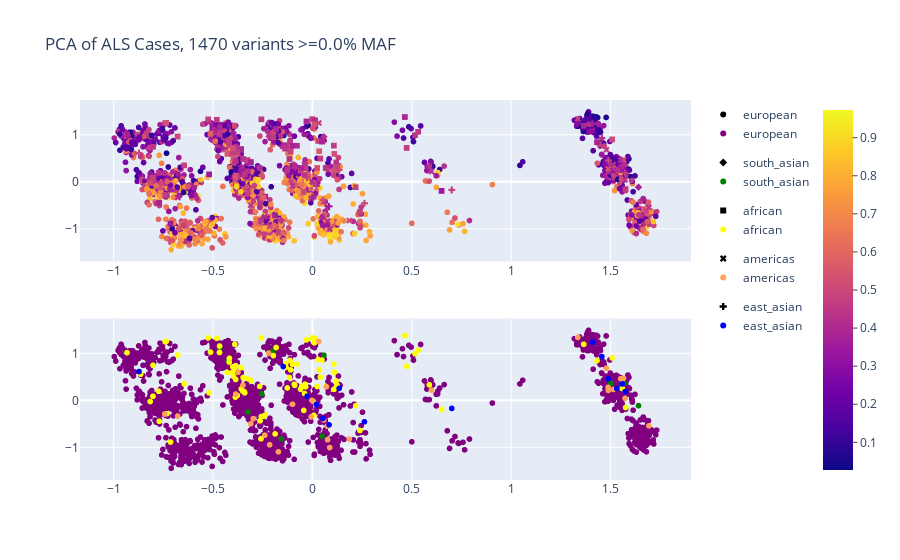

Write notebook code for a chart like this one.
### Code cell
import plotly.express as px
from plotly.subplots import make_subplots

# Create initial scatter plots with 'wellPredicted' and 'Predominant ethnicity' as color column
variantThreshold = f'{config["vcfLike"]["minAlleleFrequency"]:.1%}'
fig1 = px.scatter(casePcaVectors_df, 
                 x='Dimension 1', 
                 y='Dimension 2', 
                 color='accuracy',
                 symbol='Predominant ethnicity',
                 hover_data=['Predominant ethnicity', 'accuracy', 'Sample ID'],
                 color_discrete_map={True: 'blue', False: 'red'},
                 title=f'PCA of ALS Cases, {len(caseGenotypesBySample.columns)} variants >={variantThreshold} MAF, labeled by accuracy')
fig1.update_layout(coloraxis_colorbar=dict(y=0.5, x=1.2,
                                          ticks="outside"))

fig2 = px.scatter(casePcaVectors_df, 
                 x='Dimension 1', 
                 y='Dimension 2', 
                 color='Predominant ethnicity',
                 hover_data=['wellPredicted', 'accuracy', 'Sample ID'],
                 color_discrete_map={'european': 'purple', 'african': 'yellow', 'east_asian': 'blue', 'south_asian': 'green'},
                 title=f'PCA of ALS Cases, {len(caseGenotypesBySample.columns)} variants >={variantThreshold} MAF, labeled by ethnicity')


# Create subplot
fig = make_subplots(rows=2, cols=1)

# Add all traces from fig1 and fig2 to the subplot
for trace in fig1['data']:
    fig.add_trace(trace, row=1, col=1)
    
for trace in fig2['data']:
    fig.add_trace(trace, row=2, col=1)

# Update layout
fig.update_layout(coloraxis_colorbar=dict(y=0.5, x=1.2,
                                          ticks="outside"), title=f'PCA of ALS Cases, {len(caseGenotypesBySample.columns)} variants >={variantThreshold} MAF')

fig.write_html(f'./alsCasePCA.html')
# Show the figure
fig.show()

### Figure 1 — Plotly figure (JSON) as saved in the notebook; plotly's stock layout.template omitted (floating-point values rounded to 4 significant figures; data arrays with more than 128 entries replaced by an {"elided": "..."} marker saying what was removed)
{"data": [{"customdata": {"elided": "2122x3 mixed values"}, "hovertemplate": "Predominant ethnicity=%{customdata[0]}<br>Dimension 1=%{x}<br>Dimension 2=%{y}<br>accuracy=%{marker.color}<br>Sample ID=%{customdata[2]}<extra></extra>", "legendgroup": "european", "marker": {"color": {"elided": "2122 float values"}, "coloraxis": "coloraxis", "symbol": "circle"}, "mode": "markers", "name": "european", "showlegend": true, "type": "scattergl", "x": {"elided": "2122 float values"}, "xaxis": "x", "y": {"elided": "2122 float values"}, "yaxis": "y"}, {"customdata": [["south_asian", 0.506, "aals-ALS__CGND-HDA-04087__NEUAN588EBF"], ["south_asian", 0.4694, "aals-ALS__CGND-HDA-03831__NEUVZ078GCQ"], ["south_asian", 0.3926, "ALS__CGND-HDA-03418__NEUAK053YU8"], ["south_asian", 0.4234, "ALS__CGND-HDA-02600__UP-WGS-355"], ["south_asian", 0.4366, "ALS__CGND-HDA-02344__94-104-63"], ["south_asian", 0.424, "aals-ALS__CGND-HDA-02233__NEUYJ705VN9"], ["south_asian", 0.4434, "ALS__CGND-HDA-02168__PF-UCH-30"], ["south_asian", 0.4257, "ALS__CGND-HDA-02101__PF-BUH-4"], ["south_asian", 0.4003, "ALS__CGND-HDA-02051__NEUFV843EVC"], ["south_asian", 0.5426, "aals-ALS__CGND-HDA-01346__NEUAC617GR5"], ["south_asian", 0.4369, "ALS__CGND-HDA-01323__NEUMT947ALA"], ["south_asian", 0.4343, "ALS__CGND-HDA-01000__NEUCT892KJQ"], ["south_asian", 0.366, "ALS__CGND-HDA-00940__53383BL1"]], "hovertemplate": "Predominant ethnicity=%{customdata[0]}<br>Dimension 1=%{x}<br>Dimension 2=%{y}<br>accuracy=%{marker.color}<br>Sample ID=%{customdata[2]}<extra></extra>", "legendgroup": "south_asian", "marker": {"color": [0.506, 0.4694, 0.3926, 0.4234, 0.4366, 0.424, 0.4434, 0.4257, 0.4003, 0.5426, 0.4369, 0.4343, 0.366], "coloraxis": "coloraxis", "symbol": "diamond"}, "mode": "markers", "name": "south_asian", "showlegend": true, "type": "scattergl", "x": [-0.1995, -0.3243, 0.04857, -0.3841, -0.1564, 0.05792, -0.4667, 1.548, 1.502, -0.2552, -0.4263, 1.57, 1.641], "xaxis": "x", "y": [1.045, -0.2473, -0.7656, 0.09463, -0.8224, 0.9596, 1.104, 0.2552, 0.3644, 0.1378, 0.8402, 0.3614, -0.1139], "yaxis": "y"}, {"customdata": {"elided": "96x3 mixed values"}, "hovertemplate": "Predominant ethnicity=%{customdata[0]}<br>Dimension 1=%{x}<br>Dimension 2=%{y}<br>accuracy=%{marker.color}<br>Sample ID=%{customdata[2]}<extra></extra>", "legendgroup": "african", "marker": {"color": [0.4794, 0.5223, 0.5037, 0.4777, 0.4683, 0.4411, 0.4043, 0.4471, 0.3969, 0.4034, 0.354, 0.3783, 0.3954, 0.388, 0.3846, 0.4431, 0.4043, 0.3437, 0.366, 0.3697, 0.3791, 0.4497, 0.4106, 0.4306, 0.4666, 0.3869, 0.4231, 0.4343, 0.3869, 0.43, 0.4269, 0.4569, 0.3449, 0.3983, 0.4757, 0.4543, 0.4663, 0.4454, 0.482, 0.476, 0.4746, 0.46, 0.4849, 0.4114, 0.4294, 0.4429, 0.4797, 0.4603, 0.4911, 0.4934, 0.4286, 0.5551, 0.526, 0.5846, 0.5326, 0.5583, 0.464, 0.3489, 0.4623, 0.4986, 0.4669, 0.4977, 0.4483, 0.4823, 0.5274, 0.5349, 0.4989, 0.5366, 0.5497, 0.4594, 0.4409, 0.3577, 0.3831, 0.4434, 0.3543, 0.4574, 0.4234, 0.4643, 0.4223, 0.4443, 0.4091, 0.3923, 0.4334, 0.4046, 0.4234, 0.3931, 0.4449, 0.3903, 0.46, 0.376, 0.542, 0.5331, 0.5866, 0.5143, 0.5126, 0.5066], "coloraxis": "coloraxis", "symbol": "square"}, "mode": "markers", "name": "african", "showlegend": true, "type": "scattergl", "x": [-0.3268, -0.001431, -0.3906, 0.2393, -0.4177, -0.378, -0.0779, -0.7322, 1.365, -0.3908, -0.714, -0.3093, -0.4671, -0.02988, 0.4653, -0.802, -0.1345, 0.6499, -0.1877, -0.08877, -0.9327, -0.8642, -0.3902, 0.5162, 0.1081, 0.006738, -0.741, -0.1262, -0.7706, -0.1327, 0.5887, -0.2586, 1.56, -0.2371, 0.218, -0.4809, -0.5247, 0.5321, 0.04005, -0.05991, 0.0005605, 1.576, -0.6455, 0.01385, 0.1195, -0.2567, -0.1097, -0.4674, 0.124, 0.02891, -0.7733, 0.03403, 0.1087, -0.5127, -0.3877, -0.4283, 0.4743, -0.5198, -0.4185, -0.3427, -0.4029, -0.2574, -0.3861, -0.8023, 0.1103, -0.7351, -0.6784, 0.02391, -0.3968, -0.1963, -0.3488, -0.3579, 1.432, -0.03693, -0.3509, -0.1126, -0.3863, -0.03414, -0.1156, -0.3406, -0.09136, 0.0482, -0.03941, -0.1826, -0.265, -0.3585, -0.2632, -0.05394, 0.06664, -0.1003, 0.009695, -0.4006, -0.2476, -0.8163, 1.508, -0.04344], "xaxis": "x", "y": [0.4634, 1.334, 1.19, -0.6418, 0.8938, 0.1049, 0.7669, -0.2846, 1.192, 0.649, -0.8876, 0.4204, 1.155, 1.284, 1.379, 0.7441, 0.78, -0.194, -0.7146, 0.3196, 1.014, 0.556, 0.7221, 0.9915, 0.7702, -0.3195, 1.245, 0.2626, -0.4453, 0.707, 0.3294, -0.8187, 0.2503, -0.3149, -0.1138, 1.32, 1.329, 1.064, 0.4953, 0.2361, 1.327, -0.1527, 0.3498, 1.31, 0.4118, 1.33, 0.6477, 1.018, 0.3217, 0.8694, 0.1913, 0.651, 0.2333, 1.025, 0.06786, 0.5939, 0.7215, 0.158, 0.8145, 0.1836, 0.5928, -0.3461, 0.7382, 0.08649, 0.5941, 1.256, 0.963, 0.2943, 0.5081, 0.9513, 0.4839, 0.2426, 0.8443, 0.3441, 0.1982, 0.8487, 0.4438, 0.2881, 0.4846, 0.1587, 0.342, 0.8556, 0.145, 1.124, 0.2969, 0.697, -0.4362, 0.295, 0.2961, 0.7678, 1.224, 0.712, -0.3382, -0.02526, 0.9015, -0.2151], "yaxis": "y"}, {"customdata": [["americas", 0.4837, "ALS__CGND-HDA-03971__NEUZF699PA5"], ["americas", 0.4471, "ALS__CGND-HDA-03863__NEUMG691WPH"], ["americas", 0.534, "ALS__CGND-HDA-03852__NEUYJ808HXE"], ["americas", 0.5069, "aals-ALS__CGND-HDA-03837__NEUGE271ZFK"], ["americas", 0.4294, "aals-ALS__CGND-HDA-03836__NEUHL863MG8"], ["americas", 0.4557, "aals-ALS__CGND-HDA-03833__NEUMC637BRJ"], ["americas", 0.516, "aals-ALS__CGND-HDA-03816__NEUVB247MFG"], ["americas", 0.4157, "ALS__CGND-HDA-03626__NSTYJLQN7UVY"], ["americas", 0.4197, "aals-ALS__CGND-HDA-03620__NEURG707TFZ"], ["americas", 0.3914, "aals-ALS__CGND-HDA-03528__NEUHP073VJ7"], ["americas", 0.41, "ALS__CGND-HDA-03264__NEUKZ727YY5"], ["americas", 0.4851, "ALS__CGND-HDA-02040__NEUCW292DYJ"], ["americas", 0.4957, "ALS__CGND-HDA-02030__EC14"], ["americas", 0.4166, "aals-ALS__CGND-HDA-01340__NEUCL298UXJ"], ["americas", 0.4749, "aals-ALS__CGND-HDA-01336__NEUZT902WVB"], ["americas", 0.4309, "aals-ALS__CGND-HDA-01334__NEUXC114JYA"], ["americas", 0.4971, "ALS__CGND-HDA-01295__EC13"], ["americas", 0.554, "aals-ALS__CGND-HDA-01185__NEUGZ086ZD9"], ["americas", 0.5309, "aals-ALS__CGND-HDA-01131__NEUCT022VTK"], ["americas", 0.4611, "aals-ALS__CGND-HDA-01059__NEUTL699WJ0"], ["americas", 0.4157, "ALS__CGND-HDA-00992__NEUHB886GGN"], ["americas", 0.3997, "ALS__CGND-HDA-00877__MH-WASHU-255"], ["americas", 0.3523, "ALS__CGND-HDA-00857__MH-WASHU-235"], ["americas", 0.4131, "ALS__CGND-HDA-00855__MH-WASHU-233"], ["americas", 0.4229, "ALS__CGND-HDA-00852__MH-WASHU-230"], ["americas", 0.44, "ALS__CGND-HDA-00850__MH-WASHU-228"], ["americas", 0.4354, "ALS__CGND-HDA-00848__MH-WASHU-226"], ["americas", 0.4743, "ALS__CGND-HDA-00843__MH-WASHU-221"], ["americas", 0.4286, "ALS__CGND-HDA-00800__MH-WASHU-178"], ["americas", 0.4337, "ALS__CGND-HDA-00765__MH-WASHU-143"], ["americas", 0.3889, "ALS__CGND-HDA-00653__MH-WASHU-31"], ["americas", 0.4369, "ALS__CGND-HDA-00575__NEUKN247CGZ"]], "hovertemplate": "Predominant ethnicity=%{customdata[0]}<br>Dimension 1=%{x}<br>Dimension 2=%{y}<br>accuracy=%{marker.color}<br>Sample ID=%{customdata[2]}<extra></extra>", "legendgroup": "americas", "marker": {"color": [0.4837, 0.4471, 0.534, 0.5069, 0.4294, 0.4557, 0.516, 0.4157, 0.4197, 0.3914, 0.41, 0.4851, 0.4957, 0.4166, 0.4749, 0.4309, 0.4971, 0.554, 0.5309, 0.4611, 0.4157, 0.3997, 0.3523, 0.4131, 0.4229, 0.44, 0.4354, 0.4743, 0.4286, 0.4337, 0.3889, 0.4369], "coloraxis": "coloraxis", "symbol": "x"}, "mode": "markers", "name": "americas", "showlegend": true, "type": "scattergl", "x": [-0.2151, 0.05755, 1.566, 0.1859, 0.07069, 1.479, 0.005219, 1.552, 1.489, -0.006219, -0.6778, 0.03236, -0.1713, 0.07425, -0.2978, 0.5993, -0.3746, -0.386, 1.488, -0.7429, -0.2395, 0.07615, 1.515, 0.08729, -0.002257, -0.2205, -0.3102, 1.335, 1.574, -0.09998, -0.3496, 1.693], "xaxis": "x", "y": [-0.9467, -0.4178, 0.4691, -0.8248, 0.2901, 0.6821, -0.02485, 0.4618, 0.2095, -0.3533, -0.3355, 1.252, -1.096, -0.5494, -0.3911, 0.2177, 0.5967, 0.1329, 0.2747, -0.2911, -0.7422, -0.8384, 0.2315, -1.006, -0.0001016, 1.005, -0.4989, 1.34, 0.04205, -0.08425, 0.3221, -0.5435], "yaxis": "y"}, {"customdata": [["east_asian", 0.4817, "ALS__CGND-HDA-03869__NEUYJ579GT6"], ["east_asian", 0.4434, "ALS__CGND-HDA-03694__NEUDX674JXL"], ["east_asian", 0.3409, "ALS__CGND-HDA-03432__NEUNN297UNY"], ["east_asian", 0.4406, "aals-ALS__CGND-HDA-03100__NEUHA779EKT"], ["east_asian", 0.4537, "ALS__CGND-HDA-03023__UP-WGS-496"], ["east_asian", 0.42, "aals-ALS__CGND-HDA-02587__NEUMV260DUZ"], ["east_asian", 0.5071, "aals-ALS__CGND-HDA-02220__NEUNJ938DUL"], ["east_asian", 0.4946, "aals-ALS__CGND-HDA-01339__NEUGK693CJZ"], ["east_asian", 0.4751, "ALS__CGND-HDA-01296__EC16"], ["east_asian", 0.5069, "aals-ALS__CGND-HDA-01268__NEUYY614DN8"], ["east_asian", 0.498, "ALS__CGND-HDA-01232__NEUPN357RD0"], ["east_asian", 0.4934, "aals-ALS__CGND-HDA-01195__NEUKP160HX8"], ["east_asian", 0.3969, "ALS__CGND-HDA-00853__MH-WASHU-231"], ["east_asian", 0.4266, "ALS__CGND-HDA-00841__MH-WASHU-219"], ["east_asian", 0.374, "ALS__CGND-HDA-00837__MH-WASHU-215"]], "hovertemplate": "Predominant ethnicity=%{customdata[0]}<br>Dimension 1=%{x}<br>Dimension 2=%{y}<br>accuracy=%{marker.color}<br>Sample ID=%{customdata[2]}<extra></extra>", "legendgroup": "east_asian", "marker": {"color": [0.4817, 0.4434, 0.3409, 0.4406, 0.4537, 0.42, 0.5071, 0.4946, 0.4751, 0.5069, 0.498, 0.4934, 0.3969, 0.4266, 0.374], "coloraxis": "coloraxis", "symbol": "cross"}, "mode": "markers", "name": "east_asian", "showlegend": true, "type": "scattergl", "x": [-0.0266, -0.1468, 0.08364, 0.02053, 1.574, 1.456, 0.2619, 0.1346, 0.7012, 0.05324, 1.489, -0.8723, 1.56, 1.532, 1.41], "xaxis": "x", "y": [0.08714, 0.7189, -0.5215, -0.09056, 0.1856, 0.9304, -0.4578, 0.2529, -0.1722, -0.386, 0.4571, 0.6115, 0.3479, 0.2518, 1.237], "yaxis": "y"}, {"customdata": {"elided": "2122x3 mixed values"}, "hovertemplate": "Predominant ethnicity=european<br>Dimension 1=%{x}<br>Dimension 2=%{y}<br>wellPredicted=%{customdata[0]}<br>accuracy=%{customdata[1]}<br>Sample ID=%{customdata[2]}<extra></extra>", "legendgroup": "european", "marker": {"color": "purple", "symbol": "circle"}, "mode": "markers", "name": "european", "showlegend": true, "type": "scattergl", "x": {"elided": "2122 float values"}, "xaxis": "x2", "y": {"elided": "2122 float values"}, "yaxis": "y2"}, {"customdata": [[false, 0.506, "aals-ALS__CGND-HDA-04087__NEUAN588EBF"], [false, 0.4694, "aals-ALS__CGND-HDA-03831__NEUVZ078GCQ"], [false, 0.3926, "ALS__CGND-HDA-03418__NEUAK053YU8"], [false, 0.4234, "ALS__CGND-HDA-02600__UP-WGS-355"], [false, 0.4366, "ALS__CGND-HDA-02344__94-104-63"], [false, 0.424, "aals-ALS__CGND-HDA-02233__NEUYJ705VN9"], [false, 0.4434, "ALS__CGND-HDA-02168__PF-UCH-30"], [false, 0.4257, "ALS__CGND-HDA-02101__PF-BUH-4"], [false, 0.4003, "ALS__CGND-HDA-02051__NEUFV843EVC"], [false, 0.5426, "aals-ALS__CGND-HDA-01346__NEUAC617GR5"], [false, 0.4369, "ALS__CGND-HDA-01323__NEUMT947ALA"], [false, 0.4343, "ALS__CGND-HDA-01000__NEUCT892KJQ"], [false, 0.366, "ALS__CGND-HDA-00940__53383BL1"]], "hovertemplate": "Predominant ethnicity=south_asian<br>Dimension 1=%{x}<br>Dimension 2=%{y}<br>wellPredicted=%{customdata[0]}<br>accuracy=%{customdata[1]}<br>Sample ID=%{customdata[2]}<extra></extra>", "legendgroup": "south_asian", "marker": {"color": "green", "symbol": "circle"}, "mode": "markers", "name": "south_asian", "showlegend": true, "type": "scattergl", "x": [-0.1995, -0.3243, 0.04857, -0.3841, -0.1564, 0.05792, -0.4667, 1.548, 1.502, -0.2552, -0.4263, 1.57, 1.641], "xaxis": "x2", "y": [1.045, -0.2473, -0.7656, 0.09463, -0.8224, 0.9596, 1.104, 0.2552, 0.3644, 0.1378, 0.8402, 0.3614, -0.1139], "yaxis": "y2"}, {"customdata": {"elided": "96x3 mixed values"}, "hovertemplate": "Predominant ethnicity=african<br>Dimension 1=%{x}<br>Dimension 2=%{y}<br>wellPredicted=%{customdata[0]}<br>accuracy=%{customdata[1]}<br>Sample ID=%{customdata[2]}<extra></extra>", "legendgroup": "african", "marker": {"color": "yellow", "symbol": "circle"}, "mode": "markers", "name": "african", "showlegend": true, "type": "scattergl", "x": [-0.3268, -0.001431, -0.3906, 0.2393, -0.4177, -0.378, -0.0779, -0.7322, 1.365, -0.3908, -0.714, -0.3093, -0.4671, -0.02988, 0.4653, -0.802, -0.1345, 0.6499, -0.1877, -0.08877, -0.9327, -0.8642, -0.3902, 0.5162, 0.1081, 0.006738, -0.741, -0.1262, -0.7706, -0.1327, 0.5887, -0.2586, 1.56, -0.2371, 0.218, -0.4809, -0.5247, 0.5321, 0.04005, -0.05991, 0.0005605, 1.576, -0.6455, 0.01385, 0.1195, -0.2567, -0.1097, -0.4674, 0.124, 0.02891, -0.7733, 0.03403, 0.1087, -0.5127, -0.3877, -0.4283, 0.4743, -0.5198, -0.4185, -0.3427, -0.4029, -0.2574, -0.3861, -0.8023, 0.1103, -0.7351, -0.6784, 0.02391, -0.3968, -0.1963, -0.3488, -0.3579, 1.432, -0.03693, -0.3509, -0.1126, -0.3863, -0.03414, -0.1156, -0.3406, -0.09136, 0.0482, -0.03941, -0.1826, -0.265, -0.3585, -0.2632, -0.05394, 0.06664, -0.1003, 0.009695, -0.4006, -0.2476, -0.8163, 1.508, -0.04344], "xaxis": "x2", "y": [0.4634, 1.334, 1.19, -0.6418, 0.8938, 0.1049, 0.7669, -0.2846, 1.192, 0.649, -0.8876, 0.4204, 1.155, 1.284, 1.379, 0.7441, 0.78, -0.194, -0.7146, 0.3196, 1.014, 0.556, 0.7221, 0.9915, 0.7702, -0.3195, 1.245, 0.2626, -0.4453, 0.707, 0.3294, -0.8187, 0.2503, -0.3149, -0.1138, 1.32, 1.329, 1.064, 0.4953, 0.2361, 1.327, -0.1527, 0.3498, 1.31, 0.4118, 1.33, 0.6477, 1.018, 0.3217, 0.8694, 0.1913, 0.651, 0.2333, 1.025, 0.06786, 0.5939, 0.7215, 0.158, 0.8145, 0.1836, 0.5928, -0.3461, 0.7382, 0.08649, 0.5941, 1.256, 0.963, 0.2943, 0.5081, 0.9513, 0.4839, 0.2426, 0.8443, 0.3441, 0.1982, 0.8487, 0.4438, 0.2881, 0.4846, 0.1587, 0.342, 0.8556, 0.145, 1.124, 0.2969, 0.697, -0.4362, 0.295, 0.2961, 0.7678, 1.224, 0.712, -0.3382, -0.02526, 0.9015, -0.2151], "yaxis": "y2"}, {"customdata": [[false, 0.4837, "ALS__CGND-HDA-03971__NEUZF699PA5"], [false, 0.4471, "ALS__CGND-HDA-03863__NEUMG691WPH"], [false, 0.534, "ALS__CGND-HDA-03852__NEUYJ808HXE"], [false, 0.5069, "aals-ALS__CGND-HDA-03837__NEUGE271ZFK"], [false, 0.4294, "aals-ALS__CGND-HDA-03836__NEUHL863MG8"], [false, 0.4557, "aals-ALS__CGND-HDA-03833__NEUMC637BRJ"], [false, 0.516, "aals-ALS__CGND-HDA-03816__NEUVB247MFG"], [false, 0.4157, "ALS__CGND-HDA-03626__NSTYJLQN7UVY"], [false, 0.4197, "aals-ALS__CGND-HDA-03620__NEURG707TFZ"], [false, 0.3914, "aals-ALS__CGND-HDA-03528__NEUHP073VJ7"], [false, 0.41, "ALS__CGND-HDA-03264__NEUKZ727YY5"], [false, 0.4851, "ALS__CGND-HDA-02040__NEUCW292DYJ"], [false, 0.4957, "ALS__CGND-HDA-02030__EC14"], [false, 0.4166, "aals-ALS__CGND-HDA-01340__NEUCL298UXJ"], [false, 0.4749, "aals-ALS__CGND-HDA-01336__NEUZT902WVB"], [false, 0.4309, "aals-ALS__CGND-HDA-01334__NEUXC114JYA"], [false, 0.4971, "ALS__CGND-HDA-01295__EC13"], [false, 0.554, "aals-ALS__CGND-HDA-01185__NEUGZ086ZD9"], [false, 0.5309, "aals-ALS__CGND-HDA-01131__NEUCT022VTK"], [false, 0.4611, "aals-ALS__CGND-HDA-01059__NEUTL699WJ0"], [false, 0.4157, "ALS__CGND-HDA-00992__NEUHB886GGN"], [false, 0.3997, "ALS__CGND-HDA-00877__MH-WASHU-255"], [false, 0.3523, "ALS__CGND-HDA-00857__MH-WASHU-235"], [false, 0.4131, "ALS__CGND-HDA-00855__MH-WASHU-233"], [false, 0.4229, "ALS__CGND-HDA-00852__MH-WASHU-230"], [false, 0.44, "ALS__CGND-HDA-00850__MH-WASHU-228"], [false, 0.4354, "ALS__CGND-HDA-00848__MH-WASHU-226"], [false, 0.4743, "ALS__CGND-HDA-00843__MH-WASHU-221"], [false, 0.4286, "ALS__CGND-HDA-00800__MH-WASHU-178"], [false, 0.4337, "ALS__CGND-HDA-00765__MH-WASHU-143"], [false, 0.3889, "ALS__CGND-HDA-00653__MH-WASHU-31"], [false, 0.4369, "ALS__CGND-HDA-00575__NEUKN247CGZ"]], "hovertemplate": "Predominant ethnicity=americas<br>Dimension 1=%{x}<br>Dimension 2=%{y}<br>wellPredicted=%{customdata[0]}<br>accuracy=%{customdata[1]}<br>Sample ID=%{customdata[2]}<extra></extra>", "legendgroup": "americas", "marker": {"color": "#FFA15A", "symbol": "circle"}, "mode": "markers", "name": "americas", "showlegend": true, "type": "scattergl", "x": [-0.2151, 0.05755, 1.566, 0.1859, 0.07069, 1.479, 0.005219, 1.552, 1.489, -0.006219, -0.6778, 0.03236, -0.1713, 0.07425, -0.2978, 0.5993, -0.3746, -0.386, 1.488, -0.7429, -0.2395, 0.07615, 1.515, 0.08729, -0.002257, -0.2205, -0.3102, 1.335, 1.574, -0.09998, -0.3496, 1.693], "xaxis": "x2", "y": [-0.9467, -0.4178, 0.4691, -0.8248, 0.2901, 0.6821, -0.02485, 0.4618, 0.2095, -0.3533, -0.3355, 1.252, -1.096, -0.5494, -0.3911, 0.2177, 0.5967, 0.1329, 0.2747, -0.2911, -0.7422, -0.8384, 0.2315, -1.006, -0.0001016, 1.005, -0.4989, 1.34, 0.04205, -0.08425, 0.3221, -0.5435], "yaxis": "y2"}, {"customdata": [[false, 0.4817, "ALS__CGND-HDA-03869__NEUYJ579GT6"], [false, 0.4434, "ALS__CGND-HDA-03694__NEUDX674JXL"], [false, 0.3409, "ALS__CGND-HDA-03432__NEUNN297UNY"], [false, 0.4406, "aals-ALS__CGND-HDA-03100__NEUHA779EKT"], [false, 0.4537, "ALS__CGND-HDA-03023__UP-WGS-496"], [false, 0.42, "aals-ALS__CGND-HDA-02587__NEUMV260DUZ"], [false, 0.5071, "aals-ALS__CGND-HDA-02220__NEUNJ938DUL"], [false, 0.4946, "aals-ALS__CGND-HDA-01339__NEUGK693CJZ"], [false, 0.4751, "ALS__CGND-HDA-01296__EC16"], [false, 0.5069, "aals-ALS__CGND-HDA-01268__NEUYY614DN8"], [false, 0.498, "ALS__CGND-HDA-01232__NEUPN357RD0"], [false, 0.4934, "aals-ALS__CGND-HDA-01195__NEUKP160HX8"], [false, 0.3969, "ALS__CGND-HDA-00853__MH-WASHU-231"], [false, 0.4266, "ALS__CGND-HDA-00841__MH-WASHU-219"], [false, 0.374, "ALS__CGND-HDA-00837__MH-WASHU-215"]], "hovertemplate": "Predominant ethnicity=east_asian<br>Dimension 1=%{x}<br>Dimension 2=%{y}<br>wellPredicted=%{customdata[0]}<br>accuracy=%{customdata[1]}<br>Sample ID=%{customdata[2]}<extra></extra>", "legendgroup": "east_asian", "marker": {"color": "blue", "symbol": "circle"}, "mode": "markers", "name": "east_asian", "showlegend": true, "type": "scattergl", "x": [-0.0266, -0.1468, 0.08364, 0.02053, 1.574, 1.456, 0.2619, 0.1346, 0.7012, 0.05324, 1.489, -0.8723, 1.56, 1.532, 1.41], "xaxis": "x2", "y": [0.08714, 0.7189, -0.5215, -0.09056, 0.1856, 0.9304, -0.4578, 0.2529, -0.1722, -0.386, 0.4571, 0.6115, 0.3479, 0.2518, 1.237], "yaxis": "y2"}], "layout": {"coloraxis": {"colorbar": {"ticks": "outside", "x": 1.2, "y": 0.5}}, "title": {"text": "PCA of ALS Cases, 1470 variants >=0.0% MAF"}, "xaxis": {"anchor": "y", "domain": [0, 1]}, "xaxis2": {"anchor": "y2", "domain": [0, 1]}, "yaxis": {"anchor": "x", "domain": [0.575, 1]}, "yaxis2": {"anchor": "x2", "domain": [0, 0.425]}}}
